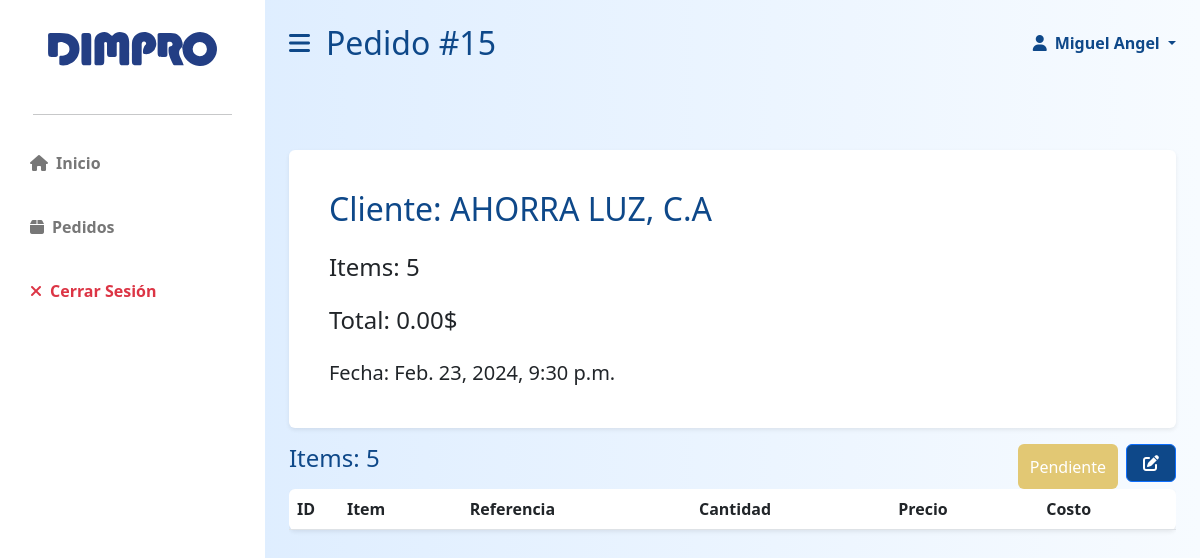
/app/client/order/view/15/ (signed in), run on the app's committed database.
### dimpro/models.py (models this page shows, shortened)
class Order(models.Model):
    user_email = models.ForeignKey(User, on_delete=models.CASCADE, related_name='orders')
    status = models.CharField(max_length=16,choices= [
        ('preparado', 'Preparado'),
        ('pendiente', 'Pendiente')
    ])
    client_id = models.ForeignKey(Contact, on_delete=models.CASCADE, related_name='orders')
    date = models.DateTimeField(auto_now_add=True)
    total = models.DecimalField(max_digits=7, decimal_places=2)
    def product_categories(self):
        return Order_Product.objects.filter(order_id=self.id).count()

class User(AbstractBaseUser, PermissionsMixin):
    id = models.AutoField(primary_key=True)
    email = models.EmailField(blank=True, default='', unique=True)
    name = models.CharField(max_length=255, blank=True, default='')
    last_name = models.CharField(max_length=255, blank=True, default='')
    phoneregex = RegexValidator(regex=r"^\+?58?\d{11,15}$")
    phonenumber = models.CharField(
        validators=[phoneregex], max_length=17, blank=True, null=False
    )
    is_active = models.BooleanField(default=True)
    is_superuser = models.BooleanField(default=False)
    is_staff = models.BooleanField(default=False)
    is_operator = models.BooleanField(default=False)
    date_joined = models.DateTimeField(default=timezone.now)
    last_login = models.DateTimeField(blank=True, null=True)
    objects = CustomUserManager()
    USERNAME_FIELD = 'email'
    EMAIL_FIELD = 'email'
    REQUIRED_FIELDS = []
    class Meta:
        verbose_name = 'User'
        verbose_name_plural = 'Users'

class Contact(models.Model):
    name = models.CharField(max_length=128)
    date_joined = models.DateTimeField(auto_now_add=True)
    active = models.BooleanField(null = False)

### dimpro/views.py (the view)
# urls.py: path("client/order/view/<int:id>/", views.client_order_view, name='client_vieworder'),
@only_for('user')
def client_order_view(request, id):
    if request.method == "POST":
        pass
    order = Order.objects.get(id=id)
    client = User.objects.get(email=order.user_email)
    return render(request, 'dimpro/client/client_order_view.html', {
        'seller': client,
        'order': order,
        'client': order.client_id.name,
        'order_categories': order.product_categories()
    })

### dimpro/templates/dimpro/client/client_order_view.html (shortened to what this page needs)
{% extends 'dimpro/client/client_layout.html' %}
{% load static %}
{% block stitle %}
    Pedido #{{ order.id }}
{% endblock %}
{% block body %}
    <div class="row g-3 my-5">
        <div class="col-my-5">
            <div class=" p-3 bg-white shadow-sm d-flex justify-content-start align-items-center rounded">
                <div class="mx-4">
                    <h2 class="fs-2 primary-text mt-4 mb-4">Cliente: {{ client }}</h2>
                    <h3 class="fs-4 mb-4">Items: {{ order_categories }}</h3>
                    <h3 class="fs-4 mb-4">Total: {{ order.total }}$</h3>
                    <p class="fs-5 mb-4">Fecha: {{ order.date }}</p>
                </div>
            </div>
        </div>
        <div class="col-md-12 col-12">
            <div class="col-md-12 d-flex flex-row">
                <div class="col-6 col-md-6  align-items-center">
                    <h3 class="fs-4 mb-3 primary-text">Items: {{ order_categories }}</h3>
                </div>
                <div class="col-6 col-md-6 text-end d-flex justify-content-end">
                    {% if order.status == 'pendiente' %}
                        <button style="background-color: rgb(226, 200, 116) !important; border: none;" type="button" class="btn btn-primary fs-6 mx-2">Pendiente</button>
                        <a href="{% url 'dimpro:client_editorder' order.id  %}">
                            <button type="button" class="btn btn-primary grow"><i class="fa-solid fa-pen-to-square mx-1"></i></button>
                        </a>
                    {% else %}
                        <button type="button" class="btn btn-primary preparado fs-6 grow  mx-2">Preparado</button>
                    {% endif %}
                </div>
            </div>
            <div class="col mx-auto">
                <div class="table-responsive">
                    <table id="datatable-orders" class="table bg-white rounded shadow-sm table-hover">
                        <thead>
                            <tr>
                                <th width="50">ID</th>
                                <th>Item</th>
                                <th>Referencia</th>
                                <th>Cantidad</th>
                                <th>Precio</th>
                                <th>Costo</th>
                            </tr>
                        </thead>
                    </table>
                </div>
            </div>
        </div>
    </div>
{% endblock %}

### dimpro/templates/dimpro/client/client_layout.html (shortened to what this page needs)
{% load static %}
<!DOCTYPE html>
<html lang="es">
    <head>
        <link rel="stylesheet" href="https://cdn.jsdelivr.net/npm/bootstrap@5.2.3/dist/css/bootstrap.min.css" />
        <link rel="stylesheet" href="https://cdn.datatables.net/1.13.1/css/dataTables.bootstrap5.min.css" />
        <link rel="stylesheet" href="https://cdnjs.cloudflare.com/ajax/libs/font-awesome/6.2.1/css/all.min.css" />
        <link rel="stylesheet" href="{% static 'dimpro/styles.css' %}">
    </head>
    <body data-is-operator="{{ request.user.is_operator }}" data-is-user="true">
        <div class="d-flex" id="wrapper">
            <div class="bg-white" id="sidebar-wrapper">
                <div class="sidebar-heading text-center py-4 primary-text fs-4 fw-bold text-uppercase">
                    <a href="{% url 'dimpro:index' %}" class="growt">
                        <img class="mx-0 w-75 mb-2 mt-2"src="{% static 'dimpro/logodimpro.svg' %}" id="dimpro-sidebar-logo"alt="" >
                    </a>
                </div>
                <hr class="w-75 mx-auto">
                <div class="list-group list-group-flush my-3">
                    <a href="{% url 'dimpro:index' %}" class="growt list-group-item list-group-item-action bg-transparent second-text fw-bold">
                        <i class="fas fa-house me-2"></i>Inicio
                    </a>
                    <a href="{% url 'dimpro:client_orders' user.id %}" class="growt list-group-item list-group-item-action bg-transparent second-text fw-bold">
                        <i class="fas fa-box me-2"></i>Pedidos
                    </a>
                    <a href="{% url 'dimpro:logout' %}" class="growt list-group-item list-group-item-action bg-transparent text-danger fw-bold">
                        <i class="fas fa-xmark me-2"></i>Cerrar Sesión
                    </a>
                </div>
            </div>
            <div id="page-content-wrapper">
                <nav class="navbar d-flex navbar-expand-lg navbar-light bg-transparent py-4 px-4">
                    <div class="col-6 d-flex align-items-center">
                        <i class="fas fa-bars primary-text fs-4 me-3" id="menu-toggle"></i>
                        <h2 class="fs-2 m-0 primary-text">{% block stitle %}{% endblock %}</h2>
                    </div>
                    <div class="col-6 d-flex justify-content-end">
                        <a class="nav-link dropdown-toggle primary-text fw-bold" href="#" id="navbarDropdown"
                                        role="button" data-bs-toggle="dropdown" aria-expanded="false" >
                                        <i class="fas fa-user me-2"></i>{{ user.name }} {{ user.last_name }}
                        </a>
                    </div>
                </nav>
                <div class="container-fluid px-4 mb-5">
                    {% block body %}{% endblock %}
                </div>
            </div>
        </div>
    </body>
</html>

### dimpro/static/dimpro/styles.css (style rules this page uses)
:root { --main-bg-color:#0e4889; --main-text-color: #0e4889; --second-text-color: #fff; --second-bg-color: #4378da; --third-text-color: #777777; }
a { text-decoration: none !important; }
.primary-text { color: var(--main-text-color) }
.second-text { color: var(--second-text-color) }
.grow { transition: all .2s ease-in-out; }
.growt { transition: all .2s ease-in-out; }
table { overflow-x: scroll; }
#wrapper { overflow-x: hidden; background-image: linear-gradient( to right, #d8eaff, #f7fbff ) }
.btn-primary { background-color: var(--main-bg-color); }
#sidebar-wrapper { min-height: 100vh; margin-left: -15rem; transition: margin 0.25s ease-out; }
#sidebar-wrapper .sidebar-heading { padding: 0.875rem 1.25rem; font-size: 1.2rem; }
#sidebar-wrapper .list-group { width: 15rem; }
#page-content-wrapper { min-width: 100vw; }
#menu-toggle { cursor: pointer; transition: margin 2s ease-out; }
.list-group-item { color: var(--third-text-color); border: none; padding: 20px 30px; }
a { text-decoration: none; }
.btn { white-space: no-wrap !important; overflow: hidden !important; display: block !important; }
@media (min-width: 1024px) { #sidebar-wrapper { margin-left: 0; } }
@media (min-width: 1024px) { #page-content-wrapper { min-width: 0; width: 100%; } }

### data on the page
Order: id "15", total "0.00", date "Feb. 23, 2024, 9:30 p.m."
User: name "Miguel", last_name "Angel"
Contact: name "AHORRA LUZ, C.A"

### other printed values
{{ order_categories }} "5"
